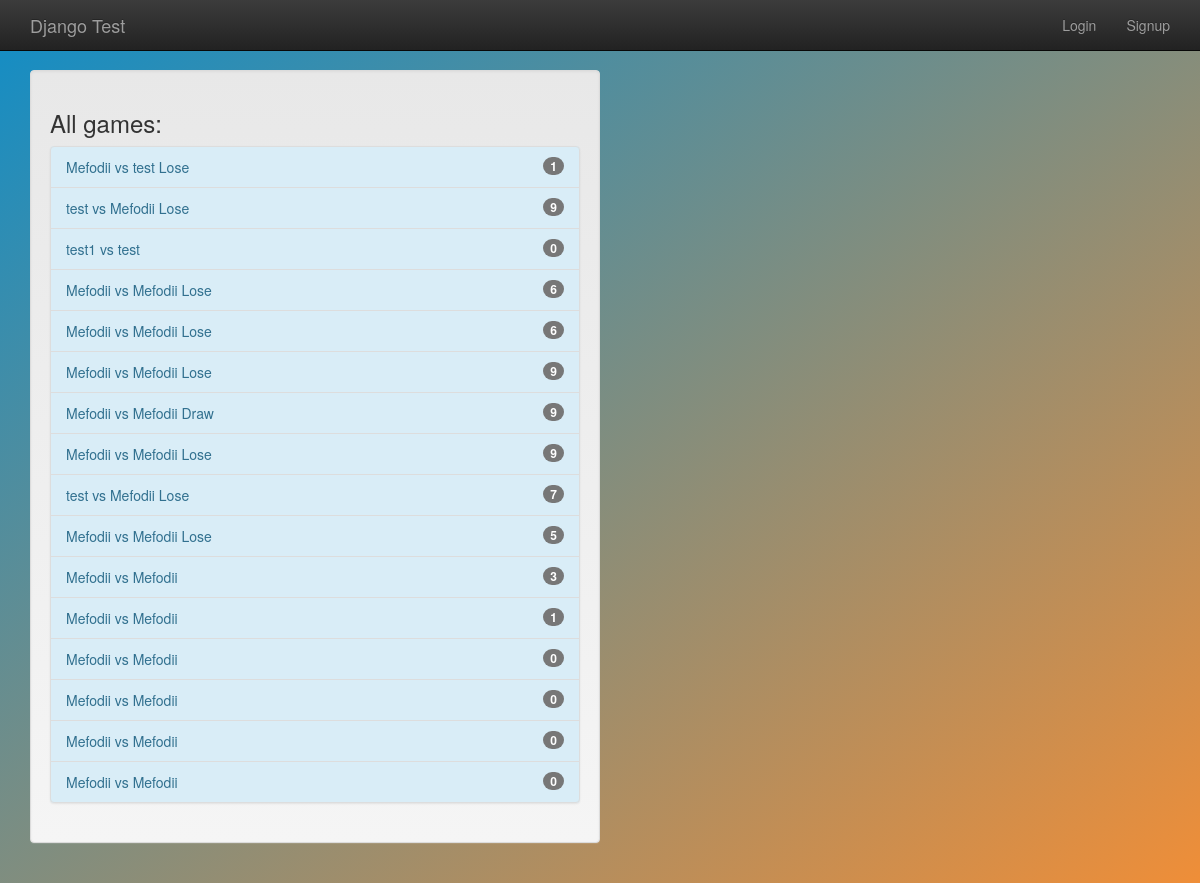
The page /games/all_games on the database as committed earlier.
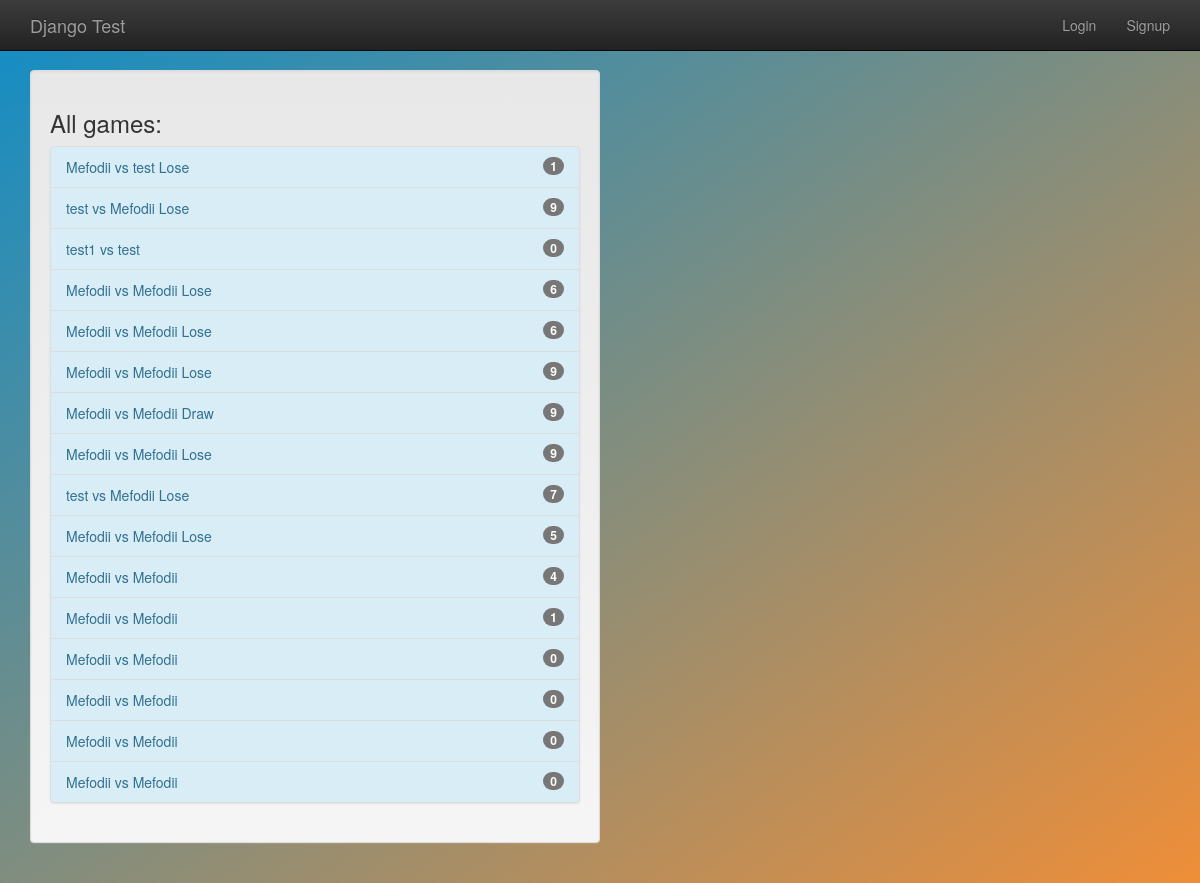
The same page on the database as committed later.
### gameplay/models.py (models this page shows, shortened)
class Game(models.Model):
    first_player = models.ForeignKey(User, related_name="games_first_player", on_delete=models.CASCADE)
    second_player = models.ForeignKey(User, related_name="games_second_player", on_delete=models.CASCADE)
    start_time = models.DateTimeField(auto_now_add=True)
    last_active = models.DateTimeField(auto_now=True)
    status = models.CharField(max_length=1, default='F', choices=GAME_STATUS_CHOICES)
    objects = GameQuerySet.as_manager()
    def get_absolute_url(self):
        return reverse("gameplay_detail", args=[self.id])
    def __str__(self):
        return "{0} vs {1}".format(self.first_player, self.second_player)

### gameplay/views.py (the view)
# urls.py: path("all_games", AllGamesList.as_view()),
class AllGamesList(ListView):
    model = Game

### templates/gameplay/game_list.html
{% extends "base.html" %}
{% block content %}
    <div class="well col-sm-6">
        <h3>All games:</h3>
        {% include "player/game_list_snippet.html" with games_list=object_list %}
    </div>
{% endblock %}

### templates/player/game_list_snippet.html
{% if games_list %}
    <div class="list-group bg-info">
        {% for game in games_list %}
            <a class="list-group-item list-group-item-info"
               href="{{ game.get_absolute_url }}">
                {{ game }}
                {% if game.status not in "FS" %}
                    {% if game.status == "D" %}
                        Draw
                    {% elif game.status == "W" and user == game.first_player %}
                        Win
                    {% elif game.status == "L" and user == game.second_player %}
                        Win
                    {% else %}
                        Lose
                    {% endif %}
                {% endif %}
                <span class="badge">{{ game.move_set.count }}</span>
            </a>
        {% endfor %}
    </div>
{% endif %}

Rows that differ between the two databases and show on the page:
changed Game (number 11 of 16 on the later page): move_set.count "3" → "4"
